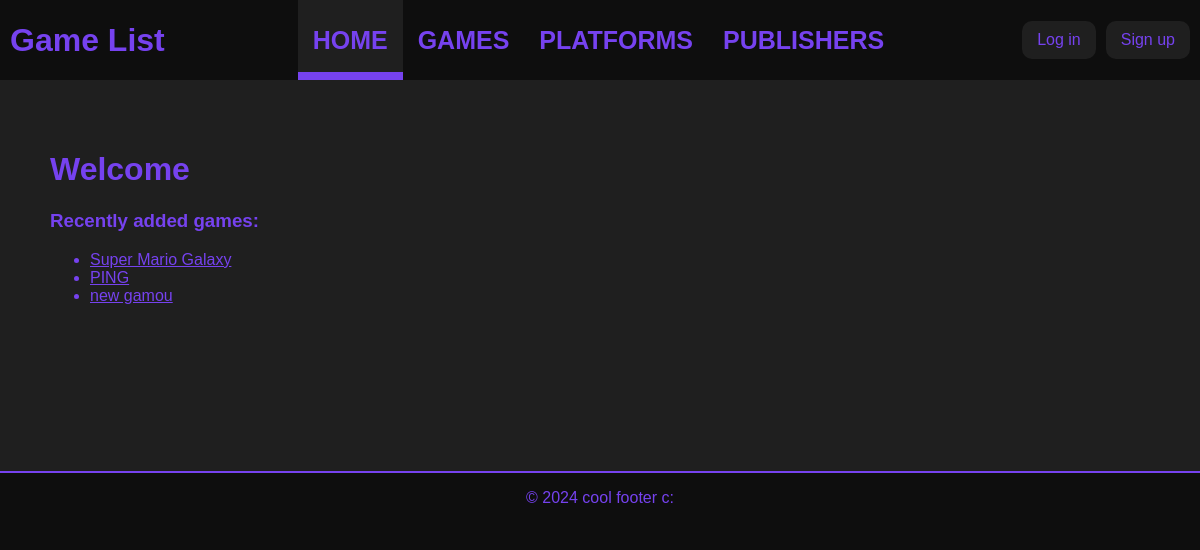
The page /game-list/ on the database its author committed.
### game_list_app/models.py (models this page shows, shortened)
class Game(models.Model):
    title = models.CharField(max_length=200)
    genre = models.CharField(max_length=200, blank=True, null=True)
    publisher = models.ForeignKey(
        Publisher, on_delete=models.SET_NULL, blank=True, null=True
    )
    platform = models.ForeignKey(
        Platform, on_delete=models.SET_NULL, blank=True, null=True
    )
    release_date = models.IntegerField(blank=True, null=True)
    description = models.TextField(blank=True, null=True)
    image = models.ImageField(upload_to="uploads/", blank=True, null=True)
    add_date = models.DateTimeField(editable=False, default=timezone.now)
    modified_date = models.DateTimeField(editable=False, default=timezone.now)
    user_owner = models.ForeignKey(
        User, blank=True, null=True, on_delete=models.SET_NULL
    )

### game_list_app/views.py (the view)
# urls.py: 2. Add a URL to urlpatterns:  path('', Home.as_view(), name='home')
class Home(generic.ListView):
	template_name = "home.html"
	context_object_name = "latest_games"
	def get_queryset(self):
		return Game.objects.order_by("-add_date")[:10]

### game_list_app/templates/home.html (shortened to what this page needs)
{% extends 'index.html' %}
{% block content %}
<h1>Welcome</h1>
<h3>Recently added games:</h3>
{% if latest_games %}
    <ul>
    {% for game in latest_games %}
        <li><a href="{% url 'game_list_app:game_detail' game.id %}">{{ game.title }}</a></li>
    {% endfor %}
    </ul>
{% else %}
    <p>No games here :(</p>
{% endif %}
{% endblock %}

### game_list_app/static/index_style.css (style rules this page uses)
body { background-color: #0e0e0e; font-family: "Doppio One", sans-serif; color: #7642EF; padding: 0; margin: 0; }
body a { color: #7642EF; }

### rows shown on the page
Game: title "Super Mario Galaxy"
Game: title "PING"
Game: title "new gamou"
